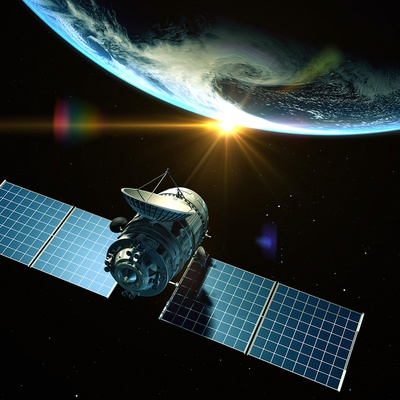
//> input picture actividades/1/histograma/a-mano/sate.jpg, 400 x 400 px
$ ./hsi ../../histograma/a-mano/sate.jpg   (built with g++ and OpenCV 4)
//> lines starting //> are read from the running program, lines starting //| are printed output that depends on the picture
#include <opencv2/core.hpp>
#include <opencv2/imgcodecs.hpp>
#include <opencv2/imgproc.hpp>
#include <opencv2/highgui.hpp>
#include <iostream>
#define OFFSET 400

void extraer_canal(cv::Mat entrada, cv::Mat salida, int canal) {
    uchar * fila_entrada, * fila_salida;
    int k;

    for(int i = 0; i < entrada.rows; i++) {
        fila_entrada = entrada.ptr<uchar>(i);
        fila_salida = salida.ptr<uchar>(i);
        k = 0;
        for (int j = 0; j < entrada.cols * entrada.channels(); j += entrada.channels())
            fila_salida[k++] = fila_entrada[j+canal];
    }
}

void sumar_canal(cv::Mat entrada, cv::Mat salida, int canal) {
    uchar * fila_entrada, * fila_salida;
    int k;

    for (int i = 0; i < entrada.rows; i++) {
        fila_entrada = entrada.ptr<uchar>(i);
        fila_salida = salida.ptr<uchar>(i);
        k = 0;
        for (int j = 0; j < entrada.cols; j++) {
            fila_salida[k++*salida.channels()+canal] = fila_entrada[j];
        }
    }
}

int main(int argc, char ** argv) {
    cv::Mat imagen = imread(argv[1], cv::IMREAD_COLOR);
//> imagen is the input picture: 400 rows x 400 cols, CV_8UC3; mean B, G, R 45.9, 47.2, 38.4
    if(imagen.empty()) {
        std::cout << "No se pudo encontrar la imagen." << std::endl;
        return EXIT_FAILURE;
    }

    cv::cvtColor(imagen, imagen, cv::COLOR_BGR2HSV, 3);
//> imagen: 400 rows x 400 cols, CV_8UC3; mean H, S, V 49.3, 156.3, 54.3

    cv::Mat imagenes_canales[imagen.channels()];
    std::string ventanas_canales[imagen.channels()];

    ventanas_canales[0] = "Canal H";
    ventanas_canales[1] = "Canal S";
    ventanas_canales[2] = "Canal V";

    for (int i = 0; i < imagen.channels(); i++) {
        imagenes_canales[i] = cv::Mat::zeros(imagen.rows, imagen.cols, CV_8U);
        extraer_canal(imagen, imagenes_canales[i], i);
        namedWindow(ventanas_canales[i], cv::WINDOW_NORMAL);
        imshow(ventanas_canales[i], imagenes_canales[i]);
        cv::moveWindow(ventanas_canales[i], i*OFFSET, 0);
    }
//> this loop made 3 passes
//> pass 1, `imshow(ventanas_canales[i], imagenes_canales[i]);`:
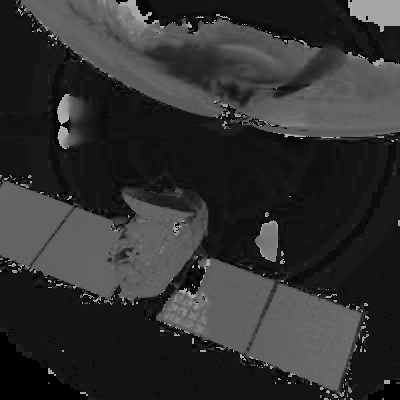
//> window 'Canal H': 400 rows x 400 cols, CV_8UC1; min 0, max 179, mean 49.3
//> pass 2, `imshow(ventanas_canales[i], imagenes_canales[i]);`:
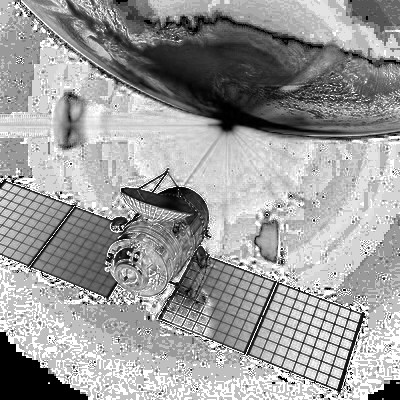
//> window 'Canal S': 400 rows x 400 cols, CV_8UC1; min 0, max 255, mean 156.3

    cv::Mat imagen_reconstruida = cv::Mat::zeros(imagen.rows, imagen.cols, CV_8UC3);

    for (int i = 0; i < imagen.channels(); i++) {
        sumar_canal(imagenes_canales[i], imagen_reconstruida, i);
    }

    cv::cvtColor(imagen_reconstruida, imagen_reconstruida, cv::COLOR_HSV2BGR, 3);

    namedWindow("Imagen reconstruida", cv::WINDOW_NORMAL);
    imshow("Imagen reconstruida", imagen_reconstruida);

    cv::waitKey();

    return EXIT_SUCCESS;
}
